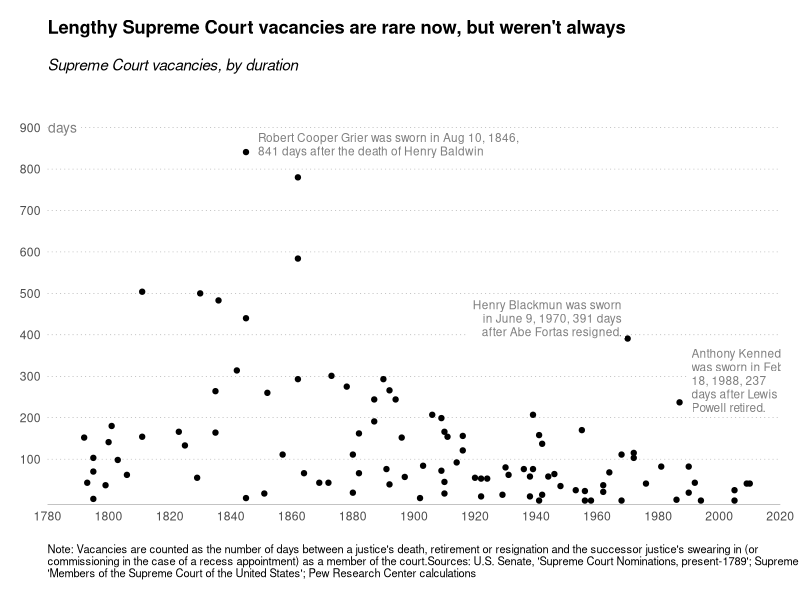

Here is the R script that generated this plot:

  #===============================================================
  #
  # Nice annotated chart using ggplot
  # 
  # Source: https://rud.is/b/2016/03/16/supreme-annotations/
  #
  #===============================================================
  
  rm(list  =  ls())
  library(here)
  library(tidyverse)
  
  dat <- read.csv(here("annotated chart", "supreme_court_vacancies.csv"), col.names = c("year", "wait"))
  
  # We only want every other tick labeled
  xlabs <- seq(1780, 2020, by = 10)
  xlabs[seq(2, 24, by = 2)]  <-  " "
  
  # Pretty long caption
  caption <- "Note: Vacancies are counted as the number of days between a justice's death, retirement or resignation and the successor justice's swearing in (or commissioning in the case of a recess appointment) as a member of the court.Sources: U.S. Senate, 'Supreme Court Nominations, present-1789'; Supreme Court, 'Members of the Supreme Court of the United States'; Pew Research Center calculations"
  caption <- label_wrap_gen(160)(caption)
  
  # Annotation table
  annot <- read.table(text = 
                      "year|wait|just|text
                      1848|860|0|Robert Cooper Grier was sworn in Aug 10, 1846,<br>841 days after the death of Henry Baldwin
                      1969|440|1|Henry Blackmun was sworn<br>in June 9, 1970, 391 days<br>after Abe Fortas resigned.
                      1990|290|0|Anthony Kennedy<br>was sworn in Feb.<br>18, 1988, 237<br>days after Lewis<br>Powell retired.",
                      sep = "|", header = TRUE, stringsAsFactors = FALSE)
  annot$text <- gsub("<br>", "\n", annot$text)
  
  gg <- ggplot() + 
          geom_point(data = dat, aes(x = year, y = wait)) + 
          geom_label(aes(x = 1780, y = 900, label = "days"), size = 3.5, hjust = 0.1, label.size = 0, color = "grey50") + 
          geom_label(data = annot, aes(x = year, y = wait, label = text, hjust = just), lineheight = 0.95, size = 3, label.size = 0, color = "grey50") + 
          scale_x_continuous(expand = c(0,0),
                             breaks = seq(1780, 2020, by = 10),
                             labels = xlabs, limits = c(1780,2020)) + 
          scale_y_continuous(expand = c(0,10),
                             breaks = seq(100, 900, by = 100),
                             limits = c(0, 1000)) + 
          labs(x = NULL, 
               y = NULL,
               title = "Lengthy Supreme Court vacancies are rare now, but weren't always",
               subtitle = "Supreme Court vacancies, by duration",
               caption = caption)
  
  # add theme
  gg <- gg + theme_minimal()
  # breathing room for the plot
  gg <- gg + theme(plot.margin = unit(rep(0.5, 4), "cm"))
  # light, dotted major y-grid lines only
  gg <- gg + theme(panel.grid = element_line())
  gg <- gg + theme(panel.grid.major.y = element_line(color = "grey50", linetype = "dotted", size = 0.15))
  gg <- gg + theme(panel.grid.major.x = element_blank())
  gg <- gg + theme(panel.grid.minor.x = element_blank())
  gg <- gg + theme(panel.grid.minor.y = element_blank())
  # make the plot title bold and modify the bottom margin a bit
  gg <- gg + theme(plot.title = element_text(face = "bold", margin = margin(b = 15)))
  # make the subtitle italic 
  gg <- gg + theme(plot.subtitle = element_text(face = "italic"))
  # make the caption smaller, left-justified and give it some room from the main part of the panel
  gg <- gg + theme(plot.caption = element_text(size = 8, hjust = 0, margin = margin(t = 15)))
  # light x-axis line only
  gg <- gg + theme(axis.line.x = element_line(color = "grey50", size = 0.15))
  gg
  